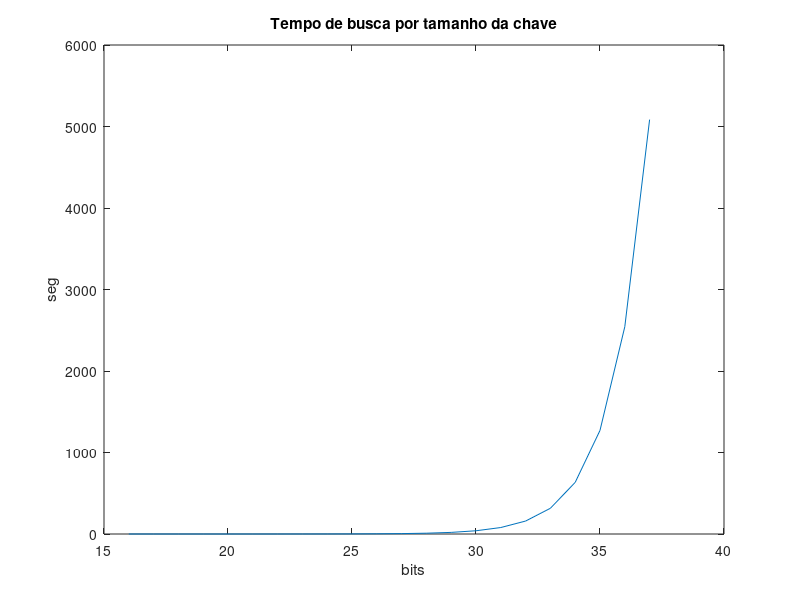
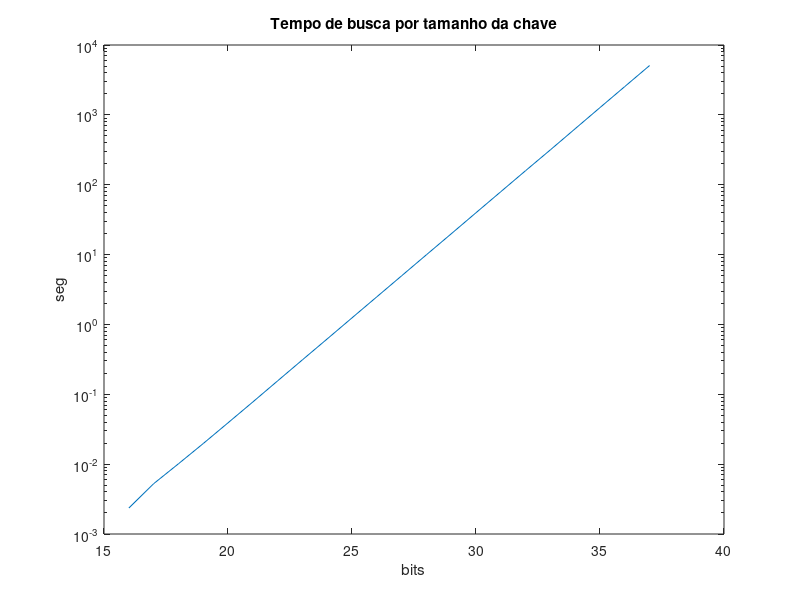

Here is the MATLAB script that generated these plots, in order:
x = [16 17 18 19 20 21 22 23 24 25 26 27 28 29 30 31 32 33 34 35 36 37];
y = [0.002350 0.005242 0.010104 0.019701 0.039020 0.077579 0.155503 0.311102 0.620266 1.241629 2.482091 4.962573 9.930329 19.813534 39.710128 79.435027 158.890091 315.784731 633.643474 1271.370375 2543.361080 5084.677121];

plot(x,y);
xlabel("bits");
ylabel("seg");
title("Tempo de busca por tamanho da chave");
print -djpg image.jpg

semilogy(x,y)
xlabel("bits");
ylabel("seg");
title("Tempo de busca por tamanho da chave");
print -djpg image_log.jpg
